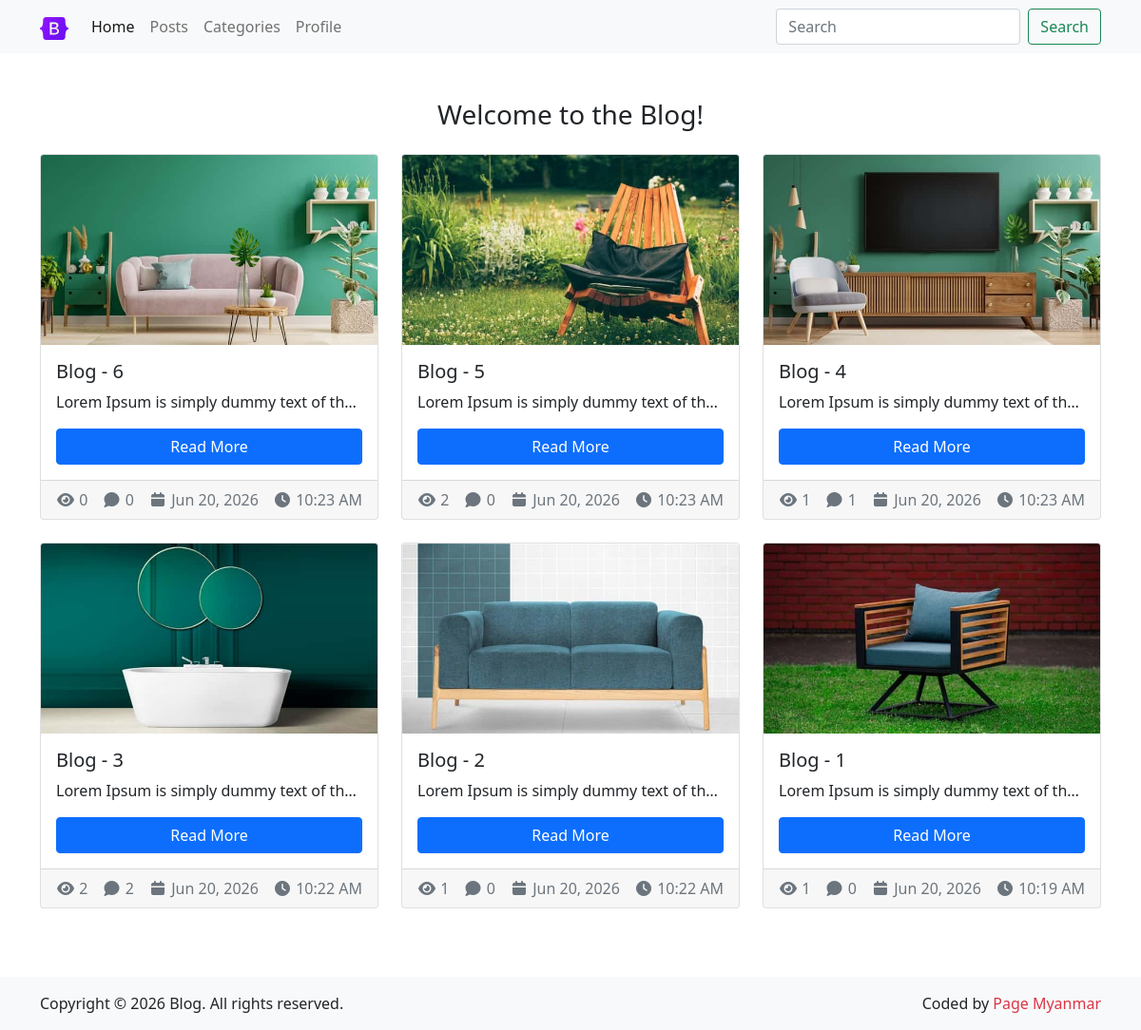
The app's page / (signed in) with its own data.
### core/models.py (models this page shows, shortened)
class BaseModel(models.Model):
    id = models.UUIDField(primary_key=True, default=uuid.uuid4, editable=False)
    created_at = models.DateTimeField(auto_now_add=True)
    updated_at = models.DateTimeField(auto_now=True)
    class Meta:
        abstract = True

class PostModel(BaseModel):
    title = models.CharField(max_length=200)
    image = models.ImageField(upload_to="post_images")
    content = models.TextField()
    author = models.ForeignKey(User, on_delete=models.CASCADE, related_name="posts")
    category = models.ForeignKey(
        CategoryModel, on_delete=models.CASCADE, related_name="posts"
    )
    viewers = models.ManyToManyField(User, related_name="viewed_posts")
    is_active = models.BooleanField(default=True)
    class Meta:
        verbose_name_plural = "Posts"
        db_table = "posts"

### core/views.py (the view)
# urls.py: path("", views.index, name="home"),
def index(request):
    search = request.GET.get("search")
    posts = PostModel.objects.filter(is_active=True).order_by("-created_at")
    if search:
        posts = posts.filter(title__icontains=search)
    context = {"posts": posts, "search": search}
    return render(request, "index.html", context)

### templates/index.html (shortened to what this page needs)
{% extends "components/base.html" %}
{% load static %}
{% block body %}
<h1 class="h3 mb-4 text-center">Welcome to the Blog!</h1>
<div class="row">
    {% if posts %}
    {% for post in posts %}
    <div class="col-md-6 col-lg-4 mb-4">
        <div class="card h-100">
            {% if post.image %}
            <img src="{{ post.image.url }}" class="card-img-top" alt="{{ post.title }}"
                style="height: 200px; object-fit: cover;">
            {% else %}
            <img src="{% static 'images/placeholder.png' %}" class="card-img-top" alt="{{ post.title }}"
                style="height: 200px; object-fit: cover;">
            {% endif %}
            <div class="card-body d-flex flex-column">
                <h5 class="card-title">{{ post.title }}</h5>
                <p class="card-text text-truncate">{{ post.content }}</p>
                <a href="{% url 'post_details' post.id %}" class="btn btn-primary mt-auto">Read More</a>
            </div>
            <div class="card-footer d-flex justify-content-between align-items-center">
                <span data-bs-toggle="modal" data-bs-target="#viewersModal_{{ post.id }}" class="text-muted"><i
                        class="fa fa-eye"></i> {{ post.viewers.count }}</span>
                <span data-bs-toggle="modal" data-bs-target="#commentsModal_{{ post.id }}" class="text-muted"><i
                        class="fa fa-comment"></i> {{ post.comments.count }}</span>
                <span class="text-muted"><i class="fa fa-calendar"></i> {{ post.created_at|date:"M d, Y" }}</span>
                <span class="text-muted"><i class="fa fa-clock"></i> {{ post.created_at|time:"h:i A" }}</span>
            </div>
        </div>
    </div>
    {% endfor %}
    {% else %}
    <p class="text-center">No posts available.</p>
    {% endif %}
</div>
{% endblock %}

### records on screen
PostModel: image (picture), title "Blog - 6", content "Lorem Ipsum is simply dummy text of th…", viewers.count "0", comments.count "0", created_at "Jun 20, 2026", created_at "10:23 AM"
PostModel: image (picture), title "Blog - 5", content "Lorem Ipsum is simply dummy text of th…", viewers.count "2", comments.count "0", created_at "Jun 20, 2026", created_at "10:23 AM"
PostModel: image (picture), title "Blog - 4", content "Lorem Ipsum is simply dummy text of th…", viewers.count "1", comments.count "1", created_at "Jun 20, 2026", created_at "10:23 AM"
PostModel: image (picture), title "Blog - 3", content "Lorem Ipsum is simply dummy text of th…", viewers.count "2", comments.count "2", created_at "Jun 20, 2026", created_at "10:22 AM"
PostModel: image (picture), title "Blog - 2", content "Lorem Ipsum is simply dummy text of th…", viewers.count "1", comments.count "0", created_at "Jun 20, 2026", created_at "10:22 AM"
PostModel: image (picture), title "Blog - 1", content "Lorem Ipsum is simply dummy text of th…", viewers.count "1", comments.count "0", created_at "Jun 20, 2026", created_at "10:19 AM"
